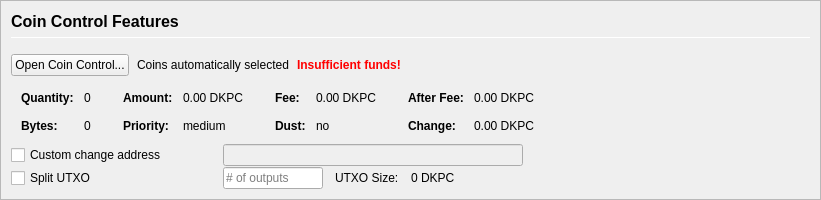
         <widget class="QFrame" name="frameCoinControl">
          <property name="sizePolicy">
           <sizepolicy hsizetype="Expanding" vsizetype="Expanding">
            <horstretch>0</horstretch>
            <verstretch>0</verstretch>
           </sizepolicy>
          </property>
          <property name="maximumSize">
           <size>
            <width>16777215</width>
            <height>16777215</height>
           </size>
          </property>
          <property name="frameShape">
           <enum>QFrame::StyledPanel</enum>
          </property>
          <property name="frameShadow">
           <enum>QFrame::Sunken</enum>
          </property>
          <layout class="QVBoxLayout" name="verticalLayoutCoinControl2">
           <property name="spacing">
            <number>0</number>
           </property>
           <property name="leftMargin">
            <number>0</number>
           </property>
           <property name="topMargin">
            <number>0</number>
           </property>
           <property name="rightMargin">
            <number>0</number>
           </property>
           <property name="bottomMargin">
            <number>0</number>
           </property>
           <item>
            <widget class="QFrame" name="frameCoinControl_BG">
             <layout class="QVBoxLayout" name="verticalLayoutCoinControl" stretch="0,0,0,0,0,0">
              <property name="spacing">
               <number>1</number>
              </property>
              <property name="leftMargin">
               <number>10</number>
              </property>
              <property name="topMargin">
               <number>10</number>
              </property>
              <item>
               <layout class="QHBoxLayout" name="horizontalLayoutCoinControl1">
                <property name="bottomMargin">
                 <number>15</number>
                </property>
                <item>
                 <layout class="QVBoxLayout" name="verticalLayout_3">
                  <property name="spacing">
                   <number>6</number>
                  </property>
                  <item>
                   <widget class="QLabel" name="labelCoinControlFeatures">
                    <property name="sizePolicy">
                     <sizepolicy hsizetype="Preferred" vsizetype="Maximum">
                      <horstretch>0</horstretch>
                      <verstretch>0</verstretch>
                     </sizepolicy>
                    </property>
                    <property name="minimumSize">
                     <size>
                      <width>0</width>
                      <height>20</height>
                     </size>
                    </property>
                    <property name="font">
                     <font>
                      <pointsize>12</pointsize>
                      <weight>75</weight>
                      <bold>true</bold>
                     </font>
                    </property>
                    <property name="styleSheet">
                     <string notr="true">font-weight:bold;</string>
                    </property>
                    <property name="text">
                     <string>Coin Control Features</string>
                    </property>
                   </widget>
                  </item>
                  <item>
                   <widget class="Line" name="line">
                    <property name="minimumSize">
                     <size>
                      <width>0</width>
                      <height>1</height>
                     </size>
                    </property>
                    <property name="maximumSize">
                     <size>
                      <width>16777215</width>
                      <height>1</height>
                     </size>
                    </property>
                    <property name="orientation">
                     <enum>Qt::Horizontal</enum>
                    </property>
                   </widget>
                  </item>
                 </layout>
                </item>
               </layout>
              </item>
              <item>
               <layout class="QHBoxLayout" name="horizontalLayoutCoinControl2" stretch="0,0,0,0">
                <property name="spacing">
                 <number>8</number>
                </property>
                <property name="bottomMargin">
                 <number>10</number>
                </property>
                <item>
                 <widget class="QPushButton" name="pushButtonCoinControl">
                  <property name="styleSheet">
                   <string notr="true"/>
                  </property>
                  <property name="text">
                   <string>Open Coin Control...</string>
                  </property>
                  <property name="autoDefault">
                   <bool>false</bool>
                  </property>
                 </widget>
                </item>
                <item>
                 <widget class="QLabel" name="labelCoinControlAutomaticallySelected">
                  <property name="text">
                   <string>Coins automatically selected</string>
                  </property>
                  <property name="margin">
                   <number>5</number>
                  </property>
                 </widget>
                </item>
                <item>
                 <widget class="QLabel" name="labelCoinControlInsuffFunds">
                  <property name="font">
                   <font>
                    <weight>75</weight>
                    <bold>true</bold>
                   </font>
                  </property>
                  <property name="styleSheet">
                   <string notr="true">color:red;font-weight:bold;</string>
                  </property>
                  <property name="text">
                   <string>Insufficient funds!</string>
                  </property>
                  <property name="margin">
                   <number>5</number>
                  </property>
                 </widget>
                </item>
                <item>
                 <spacer name="horizontalSpacerCoinControl">
                  <property name="orientation">
                   <enum>Qt::Horizontal</enum>
                  </property>
                  <property name="sizeHint" stdset="0">
                   <size>
                    <width>40</width>
                    <height>1</height>
                   </size>
                  </property>
                 </spacer>
                </item>
               </layout>
              </item>
              <item>
               <widget class="QWidget" name="widgetCoinControl" native="true">
                <property name="sizePolicy">
                 <sizepolicy hsizetype="Preferred" vsizetype="Preferred">
                  <horstretch>0</horstretch>
                  <verstretch>0</verstretch>
                 </sizepolicy>
                </property>
                <property name="minimumSize">
                 <size>
                  <width>0</width>
                  <height>0</height>
                 </size>
                </property>
                <property name="styleSheet">
                 <string notr="true"/>
                </property>
                <layout class="QHBoxLayout" name="horizontalLayoutCoinControl5">
                 <property name="leftMargin">
                  <number>0</number>
                 </property>
                 <property name="topMargin">
                  <number>0</number>
                 </property>
                 <property name="rightMargin">
                  <number>0</number>
                 </property>
                 <property name="bottomMargin">
                  <number>0</number>
                 </property>
                 <item>
                  <layout class="QHBoxLayout" name="horizontalLayoutCoinControl3" stretch="0,0,0,1">
                   <property name="spacing">
                    <number>20</number>
                   </property>
                   <property name="topMargin">
                    <number>0</number>
                   </property>
                   <property name="bottomMargin">
                    <number>10</number>
                   </property>
                   <item>
                    <layout class="QFormLayout" name="formLayoutCoinControl1">
                     <property name="horizontalSpacing">
                      <number>10</number>
                     </property>
                     <property name="verticalSpacing">
                      <number>14</number>
                     </property>
                     <property name="leftMargin">
                      <number>10</number>
                     </property>
                     <property name="topMargin">
                      <number>4</number>
                     </property>
                     <property name="rightMargin">
                      <number>6</number>
                     </property>
                     <item row="0" column="0">
                      <widget class="QLabel" name="labelCoinControlQuantityText">
                       <property name="font">
                        <font>
                         <weight>75</weight>
                         <bold>true</bold>
                        </font>
                       </property>
                       <property name="text">
                        <string>Quantity:</string>
                       </property>
                       <property name="margin">
                        <number>0</number>
                       </property>
                      </widget>
                     </item>
                     <item row="0" column="1">
                      <widget class="QLabel" name="labelCoinControlQuantity">
                       <property name="cursor">
                        <cursorShape>IBeamCursor</cursorShape>
                       </property>
                       <property name="contextMenuPolicy">
                        <enum>Qt::ActionsContextMenu</enum>
                       </property>
                       <property name="text">
                        <string notr="true">0</string>
                       </property>
                       <property name="margin">
                        <number>0</number>
                       </property>
                       <property name="textInteractionFlags">
                        <set>Qt::LinksAccessibleByMouse|Qt::TextSelectableByKeyboard|Qt::TextSelectableByMouse</set>
                       </property>
                      </widget>
                     </item>
                     <item row="1" column="0">
                      <widget class="QLabel" name="labelCoinControlBytesText">
                       <property name="font">
                        <font>
                         <weight>75</weight>
                         <bold>true</bold>
                        </font>
                       </property>
                       <property name="text">
                        <string>Bytes:</string>
                       </property>
                      </widget>
                     </item>
                     <item row="1" column="1">
                      <widget class="QLabel" name="labelCoinControlBytes">
                       <property name="cursor">
                        <cursorShape>IBeamCursor</cursorShape>
                       </property>
                       <property name="contextMenuPolicy">
                        <enum>Qt::ActionsContextMenu</enum>
                       </property>
                       <property name="text">
                        <string notr="true">0</string>
                       </property>
                       <property name="textInteractionFlags">
                        <set>Qt::LinksAccessibleByMouse|Qt::TextSelectableByKeyboard|Qt::TextSelectableByMouse</set>
                       </property>
                      </widget>
                     </item>
                    </layout>
                   </item>
                   <item>
                    <layout class="QFormLayout" name="formLayoutCoinControl2">
                     <property name="horizontalSpacing">
                      <number>10</number>
                     </property>
                     <property name="verticalSpacing">
                      <number>14</number>
                     </property>
                     <property name="leftMargin">
                      <number>6</number>
                     </property>
                     <property name="topMargin">
                      <number>4</number>
                     </property>
                     <property name="rightMargin">
                      <number>6</number>
                     </property>
                     <item row="0" column="0">
                      <widget class="QLabel" name="labelCoinControlAmountText">
                       <property name="font">
                        <font>
                         <weight>75</weight>
                         <bold>true</bold>
                        </font>
                       </property>
                       <property name="text">
                        <string>Amount:</string>
                       </property>
                       <property name="margin">
                        <number>0</number>
                       </property>
                      </widget>
                     </item>
                     <item row="0" column="1">
                      <widget class="QLabel" name="labelCoinControlAmount">
                       <property name="cursor">
                        <cursorShape>IBeamCursor</cursorShape>
                       </property>
                       <property name="contextMenuPolicy">
                        <enum>Qt::ActionsContextMenu</enum>
                       </property>
                       <property name="text">
                        <string notr="true">0.00 DKPC</string>
                       </property>
                       <property name="textInteractionFlags">
                        <set>Qt::LinksAccessibleByMouse|Qt::TextSelectableByKeyboard|Qt::TextSelectableByMouse</set>
                       </property>
                      </widget>
                     </item>
                     <item row="1" column="0">
                      <widget class="QLabel" name="labelCoinControlPriorityText">
                       <property name="font">
                        <font>
                         <weight>75</weight>
                         <bold>true</bold>
                        </font>
                       </property>
                       <property name="text">
                        <string>Priority:</string>
                       </property>
                      </widget>
                     </item>
                     <item row="1" column="1">
                      <widget class="QLabel" name="labelCoinControlPriority">
                       <property name="cursor">
                        <cursorShape>IBeamCursor</cursorShape>
                       </property>
                       <property name="contextMenuPolicy">
                        <enum>Qt::ActionsContextMenu</enum>
                       </property>
                       <property name="text">
                        <string>medium</string>
                       </property>
                       <property name="textInteractionFlags">
                        <set>Qt::LinksAccessibleByMouse|Qt::TextSelectableByKeyboard|Qt::TextSelectableByMouse</set>
                       </property>
                      </widget>
                     </item>
                    </layout>
                   </item>
                   <item>
                    <layout class="QFormLayout" name="formLayoutCoinControl3">
                     <property name="horizontalSpacing">
                      <number>10</number>
                     </property>
                     <property name="verticalSpacing">
                      <number>14</number>
                     </property>
                     <property name="leftMargin">
                      <number>6</number>
                     </property>
                     <property name="topMargin">
                      <number>4</number>
                     </property>
                     <property name="rightMargin">
                      <number>6</number>
                     </property>
                     <item row="0" column="0">
                      <widget class="QLabel" name="labelCoinControlFeeText">
                       <property name="font">
                        <font>
                         <weight>75</weight>
                         <bold>true</bold>
                        </font>
                       </property>
                       <property name="text">
                        <string>Fee:</string>
                       </property>
                       <property name="margin">
                        <number>0</number>
                       </property>
                      </widget>
                     </item>
                     <item row="0" column="1">
                      <widget class="QLabel" name="labelCoinControlFee">
                       <property name="cursor">
                        <cursorShape>IBeamCursor</cursorShape>
                       </property>
                       <property name="contextMenuPolicy">
                        <enum>Qt::ActionsContextMenu</enum>
                       </property>
                       <property name="text">
                        <string notr="true">0.00 DKPC</string>
                       </property>
                       <property name="textInteractionFlags">
                        <set>Qt::LinksAccessibleByMouse|Qt::TextSelectableByKeyboard|Qt::TextSelectableByMouse</set>
                       </property>
                      </widget>
                     </item>
                     <item row="1" column="0">
                      <widget class="QLabel" name="labelCoinControlLowOutputText">
                       <property name="font">
                        <font>
                         <weight>75</weight>
                         <bold>true</bold>
                        </font>
                       </property>
                       <property name="text">
                        <string>Dust:</string>
                       </property>
                      </widget>
                     </item>
                     <item row="1" column="1">
                      <widget class="QLabel" name="labelCoinControlLowOutput">
                       <property name="cursor">
                        <cursorShape>IBeamCursor</cursorShape>
                       </property>
                       <property name="contextMenuPolicy">
                        <enum>Qt::ActionsContextMenu</enum>
                       </property>
                       <property name="text">
                        <string>no</string>
                       </property>
                       <property name="textInteractionFlags">
                        <set>Qt::LinksAccessibleByMouse|Qt::TextSelectableByKeyboard|Qt::TextSelectableByMouse</set>
                       </property>
                      </widget>
                     </item>
                    </layout>
                   </item>
                   <item>
                    <layout class="QFormLayout" name="formLayoutCoinControl4">
                     <property name="horizontalSpacing">
                      <number>10</number>
                     </property>
                     <property name="verticalSpacing">
                      <number>14</number>
                     </property>
                     <property name="leftMargin">
                      <number>6</number>
                     </property>
                     <property name="topMargin">
                      <number>4</number>
                     </property>
                     <property name="rightMargin">
                      <number>6</number>
                     </property>
                     <item row="0" column="0">
                      <widget class="QLabel" name="labelCoinControlAfterFeeText">
                       <property name="font">
                        <font>
                         <weight>75</weight>
                         <bold>true</bold>
                        </font>
                       </property>
                       <property name="text">
                        <string>After Fee:</string>
                       </property>
                       <property name="margin">
                        <number>0</number>
                       </property>
                      </widget>
                     </item>
                     <item row="0" column="1">
                      <widget class="QLabel" name="labelCoinControlAfterFee">
                       <property name="cursor">
                        <cursorShape>IBeamCursor</cursorShape>
                       </property>
                       <property name="contextMenuPolicy">
                        <enum>Qt::ActionsContextMenu</enum>
                       </property>
                       <property name="text">
                        <string notr="true">0.00 DKPC</string>
                       </property>
                       <property name="textInteractionFlags">
                        <set>Qt::LinksAccessibleByMouse|Qt::TextSelectableByKeyboard|Qt::TextSelectableByMouse</set>
                       </property>
                      </widget>
                     </item>
                     <item row="1" column="0">
                      <widget class="QLabel" name="labelCoinControlChangeText">
                       <property name="font">
                        <font>
                         <weight>75</weight>
                         <bold>true</bold>
                        </font>
                       </property>
                       <property name="text">
                        <string>Change:</string>
                       </property>
                      </widget>
                     </item>
                     <item row="1" column="1">
                      <widget class="QLabel" name="labelCoinControlChange">
                       <property name="cursor">
                        <cursorShape>IBeamCursor</cursorShape>
                       </property>
                       <property name="contextMenuPolicy">
                        <enum>Qt::ActionsContextMenu</enum>
                       </property>
                       <property name="text">
                        <string notr="true">0.00 DKPC</string>
                       </property>
                       <property name="textInteractionFlags">
                        <set>Qt::LinksAccessibleByMouse|Qt::TextSelectableByKeyboard|Qt::TextSelectableByMouse</set>
                       </property>
                      </widget>
                     </item>
                    </layout>
                   </item>
                  </layout>
                 </item>
                </layout>
               </widget>
              </item>
              <item>
               <layout class="QHBoxLayout" name="horizontalLayoutCoinControl4">
                <property name="spacing">
                 <number>12</number>
                </property>
                <property name="sizeConstraint">
                 <enum>QLayout::SetDefaultConstraint</enum>
                </property>
                <property name="topMargin">
                 <number>0</number>
                </property>
                <property name="rightMargin">
                 <number>0</number>
                </property>
                <item>
                 <widget class="QCheckBox" name="checkBoxCoinControlChange">
                  <property name="sizePolicy">
                   <sizepolicy hsizetype="Preferred" vsizetype="Preferred">
                    <horstretch>0</horstretch>
                    <verstretch>0</verstretch>
                   </sizepolicy>
                  </property>
                  <property name="minimumSize">
                   <size>
                    <width>200</width>
                    <height>0</height>
                   </size>
                  </property>
                  <property name="maximumSize">
                   <size>
                    <width>200</width>
                    <height>16777215</height>
                   </size>
                  </property>
                  <property name="toolTip">
                   <string>If this is activated, but the change address is empty or invalid, change will be sent to a newly generated address.</string>
                  </property>
                  <property name="text">
                   <string>Custom change address</string>
                  </property>
                 </widget>
                </item>
                <item>
                 <widget class="QValidatedLineEdit" name="lineEditCoinControlChange">
                  <property name="enabled">
                   <bool>false</bool>
                  </property>
                  <property name="sizePolicy">
                   <sizepolicy hsizetype="Preferred" vsizetype="Preferred">
                    <horstretch>0</horstretch>
                    <verstretch>0</verstretch>
                   </sizepolicy>
                  </property>
                  <property name="minimumSize">
                   <size>
                    <width>300</width>
                    <height>0</height>
                   </size>
                  </property>
                 </widget>
                </item>
                <item>
                 <widget class="QLabel" name="labelCoinControlChangeLabel">
                  <property name="sizePolicy">
                   <sizepolicy hsizetype="Preferred" vsizetype="Preferred">
                    <horstretch>0</horstretch>
                    <verstretch>0</verstretch>
                   </sizepolicy>
                  </property>
                  <property name="minimumSize">
                   <size>
                    <width>100</width>
                    <height>0</height>
                   </size>
                  </property>
                  <property name="text">
                   <string/>
                  </property>
                  <property name="margin">
                   <number>3</number>
                  </property>
                 </widget>
                </item>
               </layout>
              </item>
              <item>
               <layout class="QHBoxLayout" name="horizontalLayoutCoinControl6">
                <property name="spacing">
                 <number>12</number>
                </property>
                <property name="rightMargin">
                 <number>0</number>
                </property>
                <item>
                 <widget class="QCheckBox" name="splitBlockCheckBox">
                  <property name="sizePolicy">
                   <sizepolicy hsizetype="Preferred" vsizetype="Preferred">
                    <horstretch>0</horstretch>
                    <verstretch>0</verstretch>
                   </sizepolicy>
                  </property>
                  <property name="minimumSize">
                   <size>
                    <width>200</width>
                    <height>0</height>
                   </size>
                  </property>
                  <property name="maximumSize">
                   <size>
                    <width>200</width>
                    <height>16777215</height>
                   </size>
                  </property>
                  <property name="text">
                   <string>Split UTXO</string>
                  </property>
                 </widget>
                </item>
                <item>
                 <widget class="QLineEdit" name="splitBlockLineEdit">
                  <property name="sizePolicy">
                   <sizepolicy hsizetype="Preferred" vsizetype="Preferred">
                    <horstretch>50</horstretch>
                    <verstretch>0</verstretch>
                   </sizepolicy>
                  </property>
                  <property name="minimumSize">
                   <size>
                    <width>100</width>
                    <height>0</height>
                   </size>
                  </property>
                  <property name="maximumSize">
                   <size>
                    <width>100</width>
                    <height>16777215</height>
                   </size>
                  </property>
                  <property name="placeholderText">
                   <string># of outputs</string>
                  </property>
                 </widget>
                </item>
                <item>
                 <widget class="QLabel" name="labelBlockSizeText">
                  <property name="text">
                   <string>UTXO Size:</string>
                  </property>
                 </widget>
                </item>
                <item>
                 <widget class="QLabel" name="labelBlockSize">
                  <property name="text">
                   <string>0 DKPC</string>
                  </property>
                 </widget>
                </item>
                <item>
                 <spacer name="horizontalSpacer_7">
                  <property name="orientation">
                   <enum>Qt::Horizontal</enum>
                  </property>
                  <property name="sizeHint" stdset="0">
                   <size>
                    <width>40</width>
                    <height>20</height>
                   </size>
                  </property>
                 </spacer>
                </item>
               </layout>
              </item>
              <item>
               <spacer name="verticalSpacerCoinControl">
                <property name="orientation">
                 <enum>Qt::Vertical</enum>
                </property>
                <property name="sizeHint" stdset="0">
                 <size>
                  <width>800</width>
                  <height>1</height>
                 </size>
                </property>
               </spacer>
              </item>
             </layout>
            </widget>
           </item>
          </layout>
         </widget>
